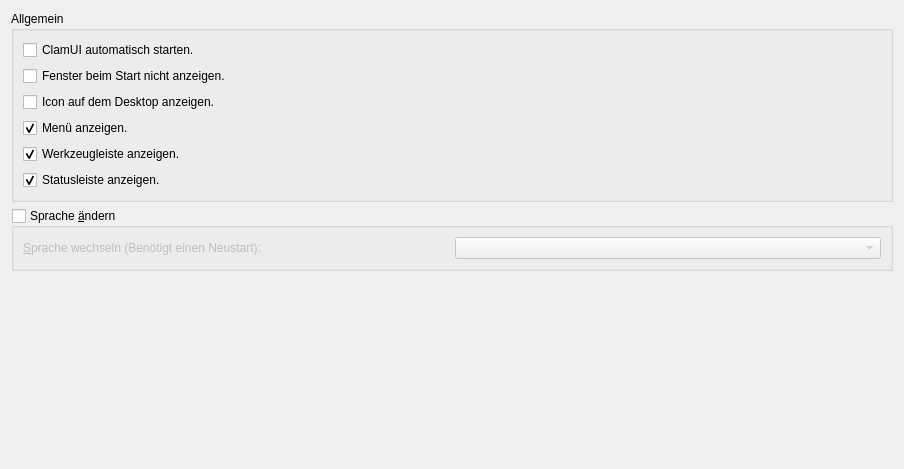
         <widget class="QWidget" name="scrollAreaWidgetContents">
          <property name="geometry">
           <rect>
            <x>0</x>
            <y>0</y>
            <width>904</width>
            <height>469</height>
           </rect>
          </property>
          <layout class="QFormLayout" name="formLayout">
           <item row="0" column="0" colspan="2">
            <widget class="QGroupBox" name="groupBox_General">
             <property name="title">
              <string>Allgemein</string>
             </property>
             <layout class="QVBoxLayout" name="verticalLayout_5">
              <item>
               <layout class="QGridLayout" name="gridLayout">
                <item row="3" column="0">
                 <widget class="QCheckBox" name="checkBox_MenuBar">
                  <property name="toolTip">
                   <string>Die Menüleiste ein- oder ausblenden.</string>
                  </property>
                  <property name="text">
                   <string>Menü anzeigen.</string>
                  </property>
                  <property name="checked">
                   <bool>true</bool>
                  </property>
                 </widget>
                </item>
                <item row="0" column="0">
                 <widget class="QCheckBox" name="checkBox_Autostart">
                  <property name="toolTip">
                   <string>Startet ClamUI automatisch nach dem einloggen in KDE.</string>
                  </property>
                  <property name="text">
                   <string>ClamUI automatisch starten.</string>
                  </property>
                 </widget>
                </item>
                <item row="1" column="0">
                 <widget class="QCheckBox" name="checkBox_HideWindow">
                  <property name="toolTip">
                   <string>Das Programm läuft im Systemabschnitt der Kontrollleiste und es wird nach dem starten kein Fenster angezeigt. </string>
                  </property>
                  <property name="text">
                   <string>Fenster beim Start nicht anzeigen.</string>
                  </property>
                 </widget>
                </item>
                <item row="2" column="0">
                 <widget class="QCheckBox" name="checkBox_IconOnDesktop">
                  <property name="toolTip">
                   <string>Erstellt auf dem Desktop eine Verknüpfung zum Programm.</string>
                  </property>
                  <property name="text">
                   <string>Icon auf dem Desktop anzeigen.</string>
                  </property>
                 </widget>
                </item>
                <item row="4" column="0">
                 <widget class="QCheckBox" name="checkBox_ToolBar">
                  <property name="toolTip">
                   <string>Die Werkzeugleiste ein- oder ausblenden.</string>
                  </property>
                  <property name="text">
                   <string>Werkzeugleiste anzeigen.</string>
                  </property>
                  <property name="checked">
                   <bool>true</bool>
                  </property>
                 </widget>
                </item>
                <item row="5" column="0">
                 <widget class="QCheckBox" name="checkBox_StatusBar">
                  <property name="toolTip">
                   <string>Die Statusleiste ein- oder ausblenden.</string>
                  </property>
                  <property name="text">
                   <string>Statusleiste anzeigen.</string>
                  </property>
                  <property name="checked">
                   <bool>true</bool>
                  </property>
                 </widget>
                </item>
               </layout>
              </item>
             </layout>
            </widget>
           </item>
           <item row="1" column="0" colspan="2">
            <widget class="QGroupBox" name="groupBox_Language">
             <property name="enabled">
              <bool>true</bool>
             </property>
             <property name="title">
              <string>Sprache &amp;ändern</string>
             </property>
             <property name="checkable">
              <bool>true</bool>
             </property>
             <property name="checked">
              <bool>false</bool>
             </property>
             <layout class="QVBoxLayout" name="verticalLayout_4">
              <item>
               <layout class="QHBoxLayout" name="horizontalLayout_2">
                <item>
                 <widget class="QLabel" name="label">
                  <property name="text">
                   <string>&amp;Sprache wechseln (Benötigt einen Neustart):</string>
                  </property>
                  <property name="buddy">
                   <cstring>comboBox_Language</cstring>
                  </property>
                 </widget>
                </item>
                <item>
                 <widget class="QComboBox" name="comboBox_Language"/>
                </item>
               </layout>
              </item>
             </layout>
            </widget>
           </item>
          </layout>
         </widget>
